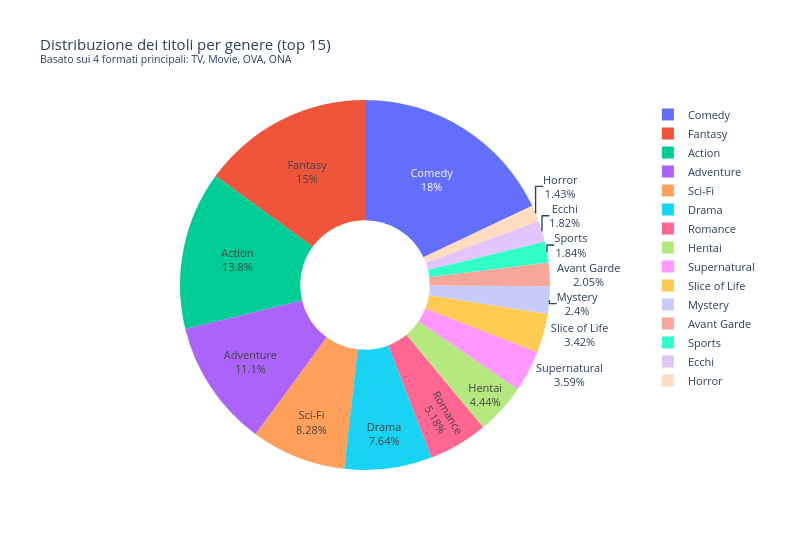

Source (notebook cell):
### Markdown cell above
## C'è stato un cambiamento in base ai generi?

### Code cell
import plotly.graph_objects as go

genre_totals = (
    details_ex['genre']
    .value_counts()
    .reset_index()
    .rename(columns={'index': 'genre', 'count': 'count'})
    .head(15)
)

fig = go.Figure(go.Pie(
    labels=genre_totals['genre'],
    values=genre_totals['count'],
    hole=0.35,
    textinfo='label+percent',
    hovertemplate='<b>%{label}</b><br>Titoli: %{value:,}<br>%{percent}<extra></extra>',
    textfont=dict(size=11),
))

fig.update_layout(
    title=dict(
        text='Distribuzione dei titoli per genere (top 15)<br><sup>Basato sui 4 formati principali: TV, Movie, OVA, ONA</sup>',
        font=dict(size=15),
    ),
    legend=dict(font=dict(size=11), orientation='v'),
    width=800,
    height=550,
)
fig.show()

### Figure 1 — Plotly figure (JSON) as saved in the notebook; plotly's stock layout.template omitted (floating-point values rounded to 4 significant figures)
{"data": [{"hole": 0.35, "hovertemplate": "<b>%{label}</b><br>Titoli: %{value:,}<br>%{percent}<extra></extra>", "labels": ["Comedy", "Fantasy", "Action", "Adventure", "Sci-Fi", "Drama", "Romance", "Hentai", "Supernatural", "Slice of Life", "Mystery", "Avant Garde", "Sports", "Ecchi", "Horror"], "textfont": {"size": 11}, "textinfo": "label+percent", "values": [6323, 5271, 4873, 3912, 2915, 2690, 1824, 1563, 1265, 1203, 846, 722, 649, 642, 502], "type": "pie"}], "layout": {"title": {"font": {"size": 15}, "text": "Distribuzione dei titoli per genere (top 15)<br><sup>Basato sui 4 formati principali: TV, Movie, OVA, ONA</sup>"}, "legend": {"font": {"size": 11}, "orientation": "v"}, "width": 800, "height": 550}}
